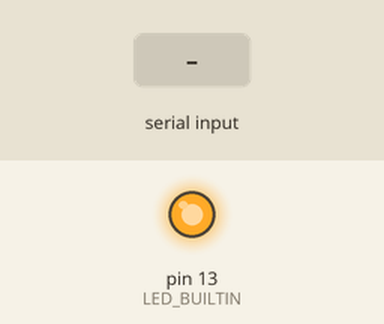
Recording of a sketch running on a simulated Arduino Uno, built with avr-gcc and run on an emulated ATmega328P. Parts: output pins drawn as LEDs (lit = HIGH). The inputs (shaded band) are chosen by the test bench.

Above: at 1.2 s.
1.3 s: byte 1 (1) received over Serial
At 1.55 s:
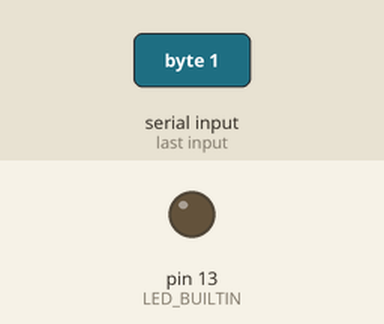
Timing chart, 0 to 4.3 s (numbered marks = the images above; inputs shaded):
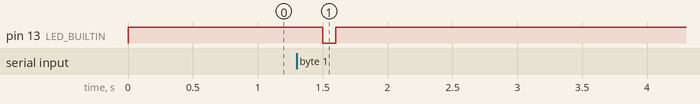

The sketch:

ESP_Serial_port_tests.ino
```cpp
int incomingByte = 0;   // for incoming serial data

void setup() {
        Serial.begin(9600);     // opens serial port, sets data rate to 9600 bps
        pinMode(LED_BUILTIN, OUTPUT);
}

void loop() {

        // send data only when you receive data:
        if (Serial.available() > 0) {
          incomingByte = Serial.read();
            if (incomingByte == 1){

                digitalWrite(LED_BUILTIN, HIGH);
                delay(200);
                digitalWrite(LED_BUILTIN, LOW);
                delay(100);
            }
             else{
                digitalWrite(LED_BUILTIN, HIGH);
            }
        }
        else{
          digitalWrite(LED_BUILTIN, HIGH);
          }
}
```

Measured:
- after the input at 1.3 s, pin 13 (LED_BUILTIN): HIGH → LOW after 0.20 s, → HIGH 0.10 s later
